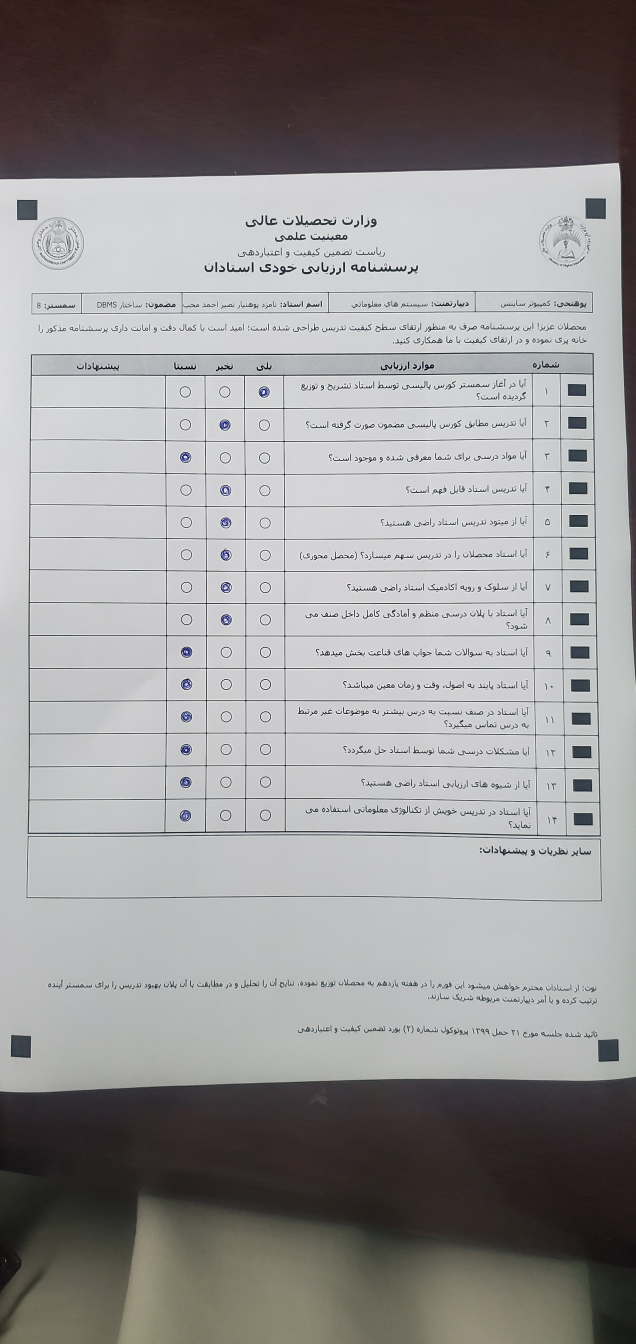
#> input picture assets/test_image.jpeg, 1908 x 4032 px (shown at 1/3 size); its folder holds only this picture in this run
$ python -i image_aligner.py   (imports and definitions only)
#> lines starting #> are read from the running program, lines starting #| are printed output that depends on the picture; after the words box and inside, x2 and y2 are one past the last pixel; in counts of white or black regions, pixels touching at a corner belong together
### src/config.py
"""Core configuration and constants for the OMR QA Form Scanner."""

import logging
import sys
from pathlib import Path
from typing import Any


class Config:
    """Application-wide configuration constants."""

    # Form geometry — A4 portrait at 150 DPI (210 × 297 mm)
    FORM_WIDTH: int = 1240
    FORM_HEIGHT: int = 1754

    # Checkbox detection
    CHECKBOX_THRESHOLD: float = 0.06  # Floor threshold for mixed blue/black pen

    # Grid layout
    ROW_COUNT: int = 14
    COLUMN_COUNT: int = 3

    # Grid margins (pixels) — calibrated against the real A4 Persian form
    MARGIN_LEFT: int = 320
    MARGIN_RIGHT: int = 690
    MARGIN_TOP: int = 360
    MARGIN_BOTTOM: int = 445
    COL_GAP: int = 20
    ROW_GAP: int = 20

    # Timing mark detection — set to False for forms that use only corner
    # fiducial markers (no row-level timing marks)
    USE_TIMING_MARKS: bool = False

    # Score weights (legacy 0/50/100 scale — used when LIKERT_MODE is False)
    SCORE_YES: int = 100
    SCORE_SOMEWHAT: int = 50
    SCORE_NO: int = 0

    # Likert scale mode (Yes=3, Somewhat=2, No=1, Invalid=0)
    LIKERT_MODE: bool = True

    # Pedagogical dimension mapping  {dimension_name: [1-based question indices]}
    DIMENSION_MAP: dict = {
        "Curriculum & Resources":            [1, 2, 3],
        "Pedagogical Delivery":              [4, 5, 9, 12],
        "Classroom Management":              [7, 8, 10, 11],
        "Modern & Student-Centric Teaching": [6, 13, 14],
    }

    # QA alert threshold — dimension mean below this triggers a flag
    DIMENSION_ALERT_THRESHOLD: float = 2.2

    # Polarization threshold — question SD above this is flagged
    POLARIZATION_SD_THRESHOLD: float = 0.8

    # Batch score alert threshold (0–100 legacy scale)
    BATCH_SCORE_ALERT_THRESHOLD: float = 60.0

    # Punctuality question index (1-based) and max % "No" before alert
    PUNCTUALITY_QUESTION: int = 10
    PUNCTUALITY_NO_THRESHOLD: float = 0.15

    # Supported image extensions
    SUPPORTED_EXTENSIONS: tuple[str, ...] = (".jpg", ".jpeg", ".png")

    # UI preferences
    APPEARANCE_MODE: str = "Dark"   # dark-navy palette is the primary design
    LANGUAGE: str = "fa"             # en, fa (Dari), ps (Pashto)

    # Default branding
    DEFAULT_UNIVERSITY_NAME: str = "پوهنتون بدخشان"  # Badakhshan University

    # Survey question texts (14 items; empty list means use defaults from pdf_generator)
    QUESTION_TEXTS: list = []

    # Derived paths
    @staticmethod
    def _get_base_path() -> Path:
        """Get the base path for resources, handling PyInstaller bundled apps."""
        if getattr(sys, 'frozen', False) and hasattr(sys, '_MEIPASS'):
            # Running in PyInstaller bundle
            return Path(sys._MEIPASS)
        else:
            # Running in normal Python environment
            return Path(__file__).resolve().parent.parent

    PROJECT_ROOT: Path = _get_base_path.__func__()
    ASSETS_DIR: Path = PROJECT_ROOT / "assets"
    TEMPLATES_DIR: Path = PROJECT_ROOT / "src" / "templates"
    DEFAULT_LOGO_PATH: Path = ASSETS_DIR / "uni_logo.png"
    QA_LOGO_PATH: Path = ASSETS_DIR / "mohe_logo.png"

    # [70 lines left out: functions get_reports_dir, from_persistence, save_to_persistence, not called in this run]


def setup_logging(level: int = logging.INFO) -> logging.Logger:
    """Configure application logging.

    Args:
        level: Logging level (default: INFO).

    Returns:
        Configured root logger instance.
    """
    logger = logging.getLogger("tadris_qa_system")
    logger.setLevel(level)

    if not logger.handlers:
        formatter = logging.Formatter(
            "%(asctime)s | %(levelname)-8s | %(name)s | %(message)s",
            datefmt="%Y-%m-%d %H:%M:%S",
        )

        # Console handler
        console_handler = logging.StreamHandler(sys.stdout)
        console_handler.setLevel(level)
        console_handler.setFormatter(formatter)
        logger.addHandler(console_handler)

    return logger

### src/image_aligner.py
"""Vision processing: detect fiducial markers and align scanned forms."""

from typing import Any

import cv2
import numpy as np

from config import Config, setup_logging

logger = setup_logging()


class ImageAligner:
    """Detects corner fiducial markers and applies perspective correction."""

    def __init__(self, config: Config | None = None) -> None:
        """Initialize with configuration.

        Args:
            config: Application configuration instance. Uses global defaults
                when ``None``.
        """
        self.config = config or Config()

    # ------------------------------------------------------------------ #
    #  Fiducial marker detection
    # ------------------------------------------------------------------ #

    def detect_fiducial_markers(
        self, image: np.ndarray
    ) -> tuple[list[tuple[int, int]], str]:
        """Detect black corner fiducial markers via contour analysis.

        Args:
            image: Input image (BGR or greyscale).

        Returns:
            Tuple of ``(marker_centers, status)`` where *status* is
            ``"ok"``, ``"too_few"``, or ``"too_many"``.
        """
        # Ensure greyscale
        if len(image.shape) == 3:
            gray = cv2.cvtColor(image, cv2.COLOR_BGR2GRAY)
        else:
            gray = image.copy()

        # Binary invert so black markers become white blobs
        _, thresh = cv2.threshold(gray, 127, 255, cv2.THRESH_BINARY_INV)

        # Use RETR_LIST so nested contours (inside a border frame) are found
        contours, _ = cv2.findContours(
            thresh, cv2.RETR_LIST, cv2.CHAIN_APPROX_SIMPLE
        )

        candidates: list[tuple[int, int, float, float]] = []
        h, w = gray.shape
        img_area = h * w

        for cnt in contours:
            area = cv2.contourArea(cnt)
            # Reject tiny noise and huge background shapes
            # Upper bound tightened to 1% of image area to exclude large
            # structural elements (borders, text blocks, checkbox grids)
            if area < 50 or area > img_area * 0.01:
                continue

            peri = cv2.arcLength(cnt, True)
            if peri == 0:
                continue

            approx = cv2.approxPolyDP(cnt, 0.04 * peri, True)
            # Accept 4-sided (square/rectangle) or circular-ish shapes
            if len(approx) not in (3, 4):
                continue

            # Compute solidity to reject weird slivers
            hull = cv2.convexHull(cnt)
            hull_area = cv2.contourArea(hull)
            if hull_area == 0:
                continue
            solidity = area / hull_area
            if solidity < 0.8:
                continue

            moments = cv2.moments(cnt)
            if moments["m00"] == 0:
                continue
            cx = int(moments["m10"] / moments["m00"])
            cy = int(moments["m01"] / moments["m00"])
            candidates.append((cx, cy, area, solidity))

        # Keep only the 4 candidates closest to the image corners.
        # This filters out checkbox cells and other small rectangles that
        # pass the shape test but are not fiducial markers.
        if len(candidates) >= 4:
            corners_ref = [
                (0, 0),
                (w - 1, 0),
                (0, h - 1),
                (w - 1, h - 1),
            ]
            corner_picks: list[tuple[int, int, float, float]] = []
            used: set[int] = set()
            for ref_x, ref_y in corners_ref:
                best_idx = -1
                best_dist = float("inf")
                for i, (cx, cy, area, sol) in enumerate(candidates):
                    if i in used:
                        continue
                    dist = (cx - ref_x) ** 2 + (cy - ref_y) ** 2
                    if dist < best_dist:
                        best_dist = dist
                        best_idx = i
                if best_idx >= 0:
                    corner_picks.append(candidates[best_idx])
                    used.add(best_idx)
            candidates = corner_picks

        # Sort by area descending and keep top candidates
        candidates.sort(key=lambda x: x[2], reverse=True)

        if len(candidates) < 4:
            logger.warning(
                "Only %d fiducial marker(s) found (need 4).", len(candidates)
            )
            centers = [(int(c[0]), int(c[1])) for c in candidates]
            return centers, "too_few"

        if len(candidates) > 4:
            logger.info(
                "%d candidates found; keeping largest 4.", len(candidates)
            )
            candidates = candidates[:4]
            status = "too_many"
        else:
            status = "ok"

        centers = [(int(c[0]), int(c[1])) for c in candidates]
        return centers, status

    # ------------------------------------------------------------------ #
    #  Perspective transform
    # ------------------------------------------------------------------ #

    @staticmethod
    def _order_points(pts: list[tuple[int, int]]) -> np.ndarray:
        """Order 4 points as top-left, top-right, bottom-right, bottom-left.

        Args:
            pts: List of (x, y) centre coordinates.

        Returns:
            4x2 NumPy array in the canonical order.
        """
        pts_arr = np.array(pts, dtype="float32")
        s = pts_arr.sum(axis=1)
        diff = np.diff(pts_arr, axis=1)

        # top-left  = smallest sum
        # bottom-right = largest sum
        # top-right   = smallest diff (x - y)
        # bottom-left = largest diff
        tl = pts_arr[np.argmin(s)]
        br = pts_arr[np.argmax(s)]
        tr = pts_arr[np.argmin(diff)]
        bl = pts_arr[np.argmax(diff)]
        return np.array([tl, tr, br, bl], dtype="float32")

    def calculate_perspective_transform(
        self, markers: list[tuple[int, int]]
    ) -> np.ndarray | None:
        """Compute the 3x3 perspective transform matrix.

        Args:
            markers: Exactly 4 (x, y) marker centres.

        Returns:
            3x3 perspective transform matrix, or ``None`` if fewer
            than 4 markers were supplied.
        """
        if len(markers) != 4:
            logger.error(
                "Need exactly 4 markers for perspective transform, got %d.",
                len(markers),
            )
            return None

        src = self._order_points(markers)
        dst = np.array(
            [
                [0, 0],
                [self.config.FORM_WIDTH - 1, 0],
                [self.config.FORM_WIDTH - 1, self.config.FORM_HEIGHT - 1],
                [0, self.config.FORM_HEIGHT - 1],
            ],
            dtype="float32",
        )

        matrix = cv2.getPerspectiveTransform(src, dst)
        return matrix

    def align_image(
        self, image: np.ndarray, matrix: np.ndarray | None = None
    ) -> np.ndarray | None:
        """Warp *image* to the standard form size.

        Args:
            image: Input image.
            matrix: Pre-computed perspective matrix. When ``None`` the
                method detects markers and computes the matrix itself.

        Returns:
            Aligned image (``FORM_WIDTH x FORM_HEIGHT``) or ``None`` if
            alignment is impossible.
        """
        if matrix is None:
            markers, status = self.detect_fiducial_markers(image)
            if status == "too_few" or len(markers) != 4:
                return None
            matrix = self.calculate_perspective_transform(markers)
            if matrix is None:
                return None

        aligned = cv2.warpPerspective(
            image,
            matrix,
            (self.config.FORM_WIDTH, self.config.FORM_HEIGHT),
            flags=cv2.INTER_LINEAR,
            borderMode=cv2.BORDER_CONSTANT,
            borderValue=(255, 255, 255),
        )
        return aligned

>>> import cv2
>>> picture = cv2.imread('../assets/test_image.jpeg')
#> picture is the input picture: shape (4032, 1908, 3); mean B, G, R 149.6, 149.6, 151.6
>>> result = ImageAligner().align_image(picture)
#> in detect_fiducial_markers, `_, thresh = cv2.threshold(gray, 127, 255, cv2.THRESH_BINARY_INV)`:
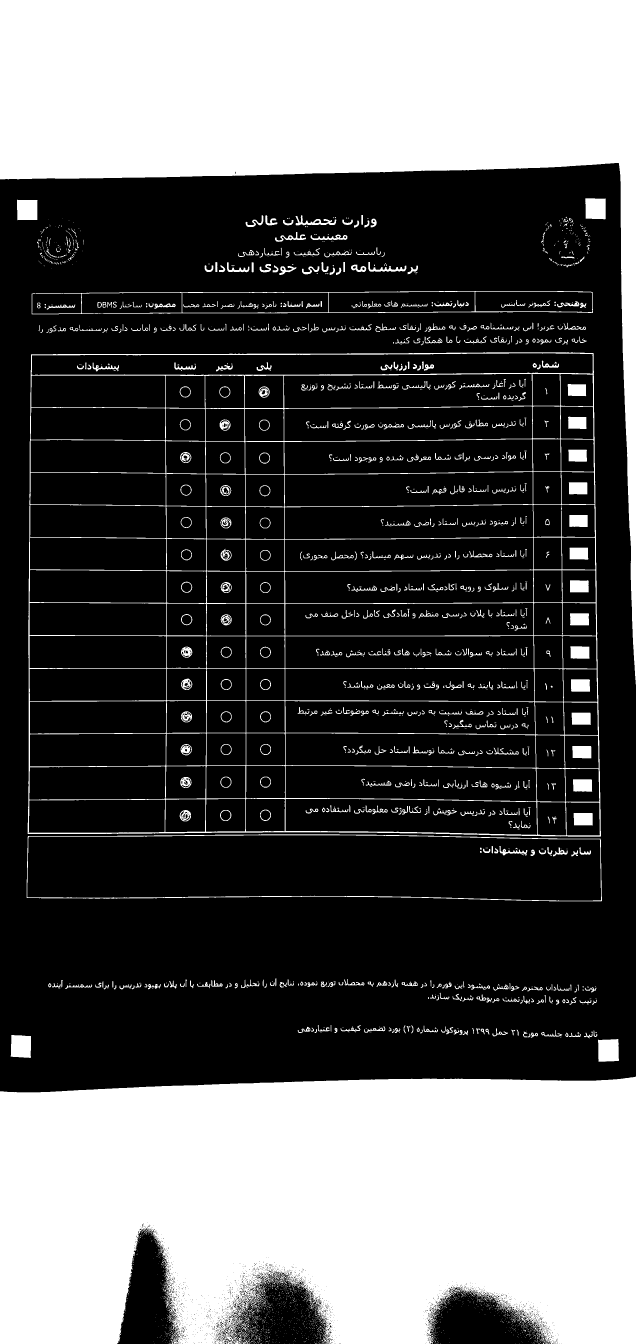
#> thresh: shape (4032, 1908) (shown at 1/3 size); 34.7% white; 3239 white regions (2436 under 20 px)
#> in detect_fiducial_markers, `contours, _ = cv2.findContours( thresh, cv2.RETR_LIST, cv2.CHAIN_APPRO..`: contours = 6468 contours, 5263 with area under 20; largest, box (x1, y1, x2, y2) and area: (83, 1057, 1803, 2510) 2451658, (0, 3230, 1908, 4032) 1369687, (0, 0, 1908, 2053) 1032516, (80, 2503, 1806, 2704) 321162, (81, 2505, 1804, 2703) 315428
#> the loop in detect_fiducial_markers, `for cnt in contours:` made 6468 passes
#> (cnt, area) on passes 1 to 3: ([[1601, 4031]], 0), ([[1598, 4031]], 0), ([[1316, 4031]], 0)
#> after the loop in detect_fiducial_markers, `for cnt in contours:`: candidates = 135 items, first 6: (1824, 3150, 3864.5, 0.967), (62, 3138, 3759, 0.974), (1476, 2548, 62, 1), (558, 2449, 78.5, 0.918), (1749, 2456, 1994.5, 0.986), (545, 2440, 71, 0.904)
#> after the loop in detect_fiducial_markers, `for ref_x, ref_y in corners_ref:`: corner_picks = [(81, 629, 3514, 0.972), (1786, 625, 3571.5, 0.979), (62, 3138, 3759, 0.974), (1824, 3150, 3864.5, 0.967)]; used = 4 items
#> in detect_fiducial_markers, `candidates = corner_picks`: candidates has the same summary as corner_picks
#> in detect_fiducial_markers, `centers = [(int(c[0]), int(c[1])) for c in candidates]`: centers = [(1824, 3150), (62, 3138), (1786, 625), (81, 629)]
#> in align_image, `markers, status = self.detect_fiducial_markers(image)`: status = 'ok'
#> in _order_points, `pts_arr = np.array(pts, dtype="float32")`: pts_arr = [[1824, 3150], [62, 3138], [1786, 625], [81, 629]]
#> in _order_points, `s = pts_arr.sum(axis=1)`: s = [4974, 3200, 2411, 710]
#> in _order_points, `diff = np.diff(pts_arr, axis=1)`: diff = [1326, 3076, -1161, 548]
#> in _order_points, `tl = pts_arr[np.argmin(s)]`: tl = [81, 629]
#> in _order_points, `br = pts_arr[np.argmax(s)]`: br = [1824, 3150]
#> in _order_points, `tr = pts_arr[np.argmin(diff)]`: tr = [1786, 625]
#> in _order_points, `bl = pts_arr[np.argmax(diff)]`: bl = [62, 3138]
#> in calculate_perspective_transform, `src = self._order_points(markers)`: src = [[81, 629], [1786, 625], [1824, 3150], [62, 3138]]
#> in calculate_perspective_transform, `matrix = cv2.getPerspectiveTransform(src, dst)`: matrix = [[0.738, 0.00559, -63.26], [0.00171, 0.728, -458.2], [3.71e-06, 1.34e-05, 1]]
#> in align_image, `aligned = cv2.warpPerspective( image, matrix, (self.config.FORM_WIDTH,..`:
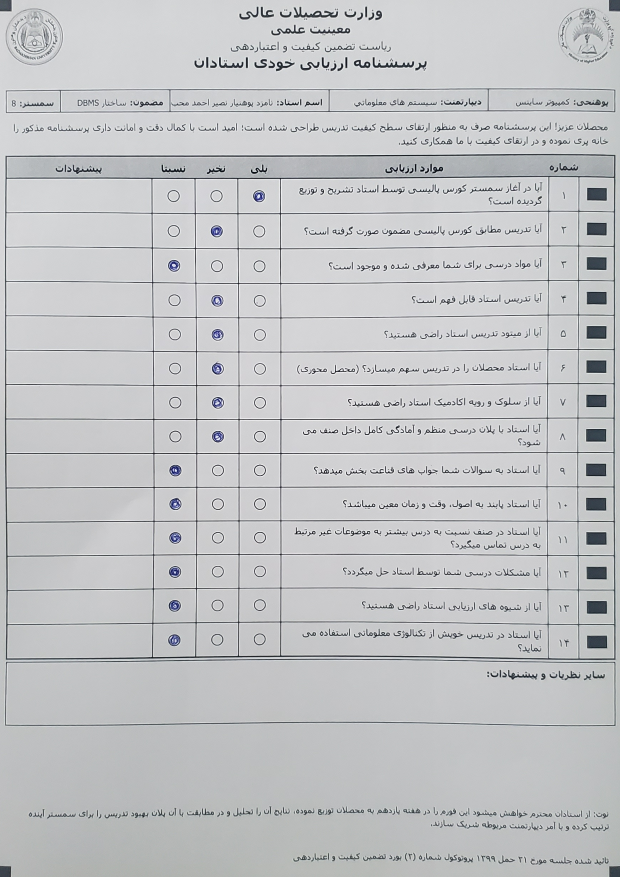
#> aligned: shape (1754, 1240, 3) (shown at 1/2 size); mean B, G, R 197.2, 195.3, 194
